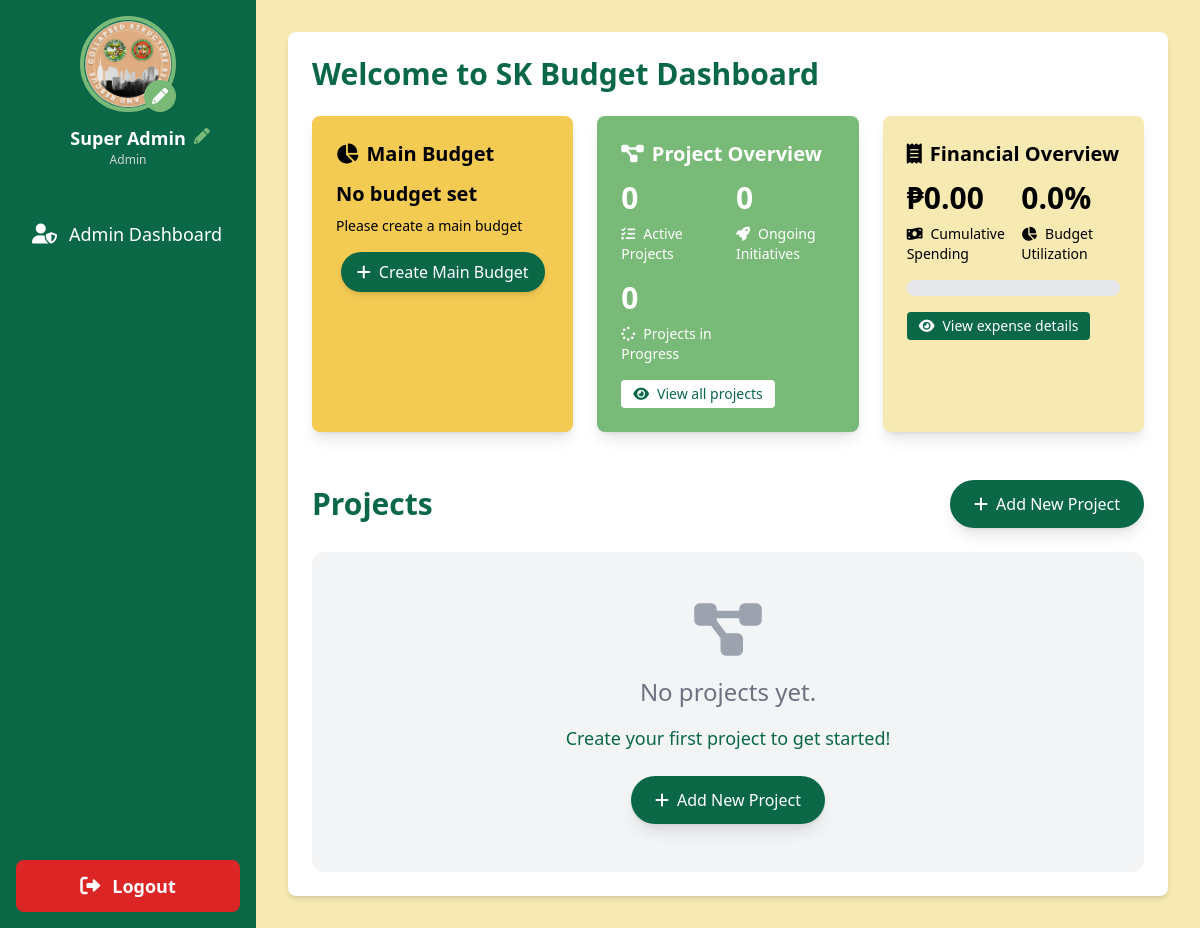
Page /dashboard/ (signed in) on the committed database.
### sk_project/models.py (models this page shows, shortened)
class User(AbstractUser):
    is_chairman = models.BooleanField(default=False)
    profile_picture = models.ImageField(upload_to='profile_pics/', default='profile_pics/default_avatar.png', blank=True)
    address = models.TextField(blank=True, null=True)
    contact_number = models.CharField(max_length=15, blank=True, null=True)
    groups = models.ManyToManyField(
        Group,
        verbose_name=_('groups'),
        blank=True,
        help_text=_(
            'The groups this user belongs to. A user will get all permissions '
            'granted to each of their groups.'
        ),
        related_name='sk_user_set',
        related_query_name='sk_user',
    )
    user_permissions = models.ManyToManyField(
        Permission,
        verbose_name=_('user permissions'),
        blank=True,
        help_text=_('Specific permissions for this user.'),
        related_name='sk_user_set',
        related_query_name='sk_user',
    )

### sk_project/views.py (the view)
# urls.py: path('dashboard/', views.dashboard, name='dashboard'),
@login_required
def dashboard(request):
    main_budget = MainBudget.objects.filter(chairman=request.user).order_by('-year').first()
    if main_budget:
        remaining_budget = main_budget.remaining_budget
        usage_percentage = main_budget.usage_percentage
    else:
        remaining_budget = 0
        usage_percentage = 0
    projects = Project.objects.filter(chairman=request.user).annotate(
        total_expenses=models.Sum('expenses__amount')
    )
    total_expenses = sum(project.total_expenses or 0 for project in projects)
    active_projects_count = projects.count()
    ongoing_initiatives = projects.filter(end_date__gt=timezone.now()).count()
    projects_in_progress = projects.filter(start_date__lte=timezone.now(), end_date__gte=timezone.now()).count()
    cumulative_spending = total_expenses
    budget_utilization = (total_expenses / main_budget.total_budget * 100) if main_budget else 0
    for project in projects:
        project.budget_utilized = (project.total_expenses or 0) >= project.allocated_budget
    context = {
        'main_budget': main_budget,
        'remaining_budget': remaining_budget,
        'usage_percentage': usage_percentage,
        'projects': projects,
        'total_expenses': total_expenses,
        'active_projects_count': active_projects_count,
        'ongoing_initiatives': ongoing_initiatives,
        'projects_in_progress': projects_in_progress,
        'cumulative_spending': cumulative_spending,
        'budget_utilization': budget_utilization,
    }
    return render(request, 'dashboard.html', context)

### templates/dashboard.html (shortened to what this page needs)
{% extends 'base.html' %}
{% load humanize %}
{% block content %}
{% load static %}
    <div class="bg-white rounded-lg shadow-md p-6">
        <h2 class="text-3xl font-bold text-tertiary mb-6">Welcome to SK Budget Dashboard</h2>
        <div class="grid grid-cols-1 md:grid-cols-2 lg:grid-cols-3 gap-6 mb-8">
             {% include "cards_section.html" %}
        </div>
        <div class="mt-12">
            <div class="flex justify-between items-center mb-6">
                <h3 class="text-3xl font-bold text-tertiary">Projects</h3>
                <button onclick="openProjectModal()" class="bg-tertiary text-white px-6 py-3 rounded-full hover:bg-quaternary transition duration-300 transform hover:scale-105 shadow-lg flex items-center">
                    <i class="fas fa-plus mr-2"></i>Add New Project
                </button>
            </div>
            <div class="grid grid-cols-1 md:grid-cols-2 lg:grid-cols-3 gap-8">
                {% for project in projects %}
                    <div class="bg-white rounded-xl shadow-xl overflow-hidden transition-all duration-300 hover:shadow-2xl hover:scale-105 {% if project.budget_utilized %}border-2 border-red-500{% endif %}">
                        <div class="bg-gradient-to-r from-tertiary to-quaternary text-white p-6">
                            <h4 class="text-2xl font-semibold">{{ project.name }}</h4>
                        </div>
                        <div class="p-6">
                            <p class="text-sm text-gray-600 mb-6">{{ project.description|truncatechars:100 }}</p>
                            <div class="grid grid-cols-3 gap-4 text-sm mb-6">
                                <div class="bg-gray-100 p-3 rounded-lg">
                                    <p class="font-semibold text-tertiary mb-1"><i class="fas fa-money-bill-wave mr-2"></i>Budget</p>
                                    <p class="text-lg">₱{{ project.allocated_budget|intcomma }}</p>
                                </div>
                                <div class="bg-gray-100 p-3 rounded-lg">
                                    <p class="font-semibold text-tertiary mb-1"><i class="fas fa-receipt mr-2"></i>Expenses</p>
                                    <p class="text-lg">₱{{ project.total_expenses|intcomma }}</p>
                                </div>
                                <div class="bg-gray-100 p-3 rounded-lg">
                                    <p class="font-semibold text-tertiary mb-1"><i class="fas fa-piggy-bank mr-2"></i>Remaining</p>
                                    <p class="text-lg">₱{{ project.remaining_budget|intcomma }}</p>
                                </div>
                            </div>
                            <div class="flex justify-between text-sm mb-6">
                                <div>
                                    <p class="font-semibold text-tertiary mb-1"><i class="fas fa-calendar-alt mr-2"></i>Start Date</p>
                                    <p>{{ project.start_date }}</p>
                                </div>
                                <div>
                                    <p class="font-semibold text-tertiary mb-1"><i class="fas fa-flag-checkered mr-2"></i>End Date</p>
                                    <p>{{ project.end_date }}</p>
                                </div>
                            </div>
                            {% if project.budget_utilized %}
                                <div class="mt-4 bg-red-100 border-l-4 border-red-500 text-red-700 p-4 rounded" role="alert">
                                    <p class="font-bold">Budget Fully Utilized!</p>
                                    <p>This project has used up its allocated budget. Consider increasing the budget or reviewing expenses.</p>
                                </div>
                            {% endif %}
                            <div class="grid grid-cols-2 gap-4">
                                <a href="{% url 'add_expense' project.id %}" class="bg-tertiary text-white px-4 py-2 rounded-lg hover:bg-quaternary transition duration-300 flex items-center justify-center text-sm font-medium">
                                    <i class="fas fa-plus-circle mr-2"></i>Add Expense
                                </a>
                                <a href="{% url 'project_detail' project.id %}" class="bg-tertiary text-white px-4 py-2 rounded-lg hover:bg-quaternary transition duration-300 flex items-center justify-center text-sm font-medium">
                                    <i class="fas fa-eye mr-2"></i>View Details
                                </a>
                                <a href="{% url 'edit_project' project.id %}" class="bg-tertiary text-white px-4 py-2 rounded-lg hover:bg-quaternary transition duration-300 flex items-center justify-center text-sm font-medium">
                                    <i class="fas fa-edit mr-2"></i>Edit Project
                                </a>
                                <button onclick="confirmDelete({{ project.id }})" class="bg-red-500 text-white px-4 py-2 rounded-lg hover:bg-red-600 transition duration-300 flex items-center justify-center text-sm font-medium">
                                    <i class="fas fa-trash-alt mr-2"></i>Delete Project
                                </button>
                            </div>
                        </div>
                    </div>
                {% empty %}
                    <div class="col-span-3 text-center py-12 bg-gray-100 rounded-xl">
                        <i class="fas fa-project-diagram text-6xl text-gray-400 mb-4"></i>
                        <p class="text-2xl text-gray-500 mb-4">No projects yet.</p>
                        <p class="text-lg text-tertiary">Create your first project to get started!</p>
                        <button onclick="openProjectModal()" class="mt-6 bg-tertiary text-white px-6 py-3 rounded-full hover:bg-quaternary transition duration-300 transform hover:scale-105 shadow-lg inline-flex items-center">
                            <i class="fas fa-plus mr-2"></i>Add New Project
                        </button>
                    </div>
                {% endfor %}
            </div>
        </div>
    </div>
{% endblock %}

### templates/base.html (shortened to what this page needs)
<!DOCTYPE html>
<html lang="en">
    {% load static %}
    <head>
        <script src="https://cdn.tailwindcss.com"></script>
        <link href="https://cdnjs.cloudflare.com/ajax/libs/font-awesome/6.0.0-beta3/css/all.min.css" rel="stylesheet">
    </head>
    <body class="bg-secondary">
        <div class="flex h-screen">
            <aside class="w-64 bg-tertiary text-white flex flex-col">
                <div class="p-4 flex flex-col items-center">
                    <a href="{% url 'edit_profile' %}" class="mb-3 relative">
                        {% if user.profile_picture %}
                            <img src="{{ user.profile_picture.url }}" alt="Profile Picture" class="w-24 h-24 rounded-full border-4 border-quaternary hover:border-primary transition-colors duration-200">
                        {% else %}
                            <img src="{% static 'img/drr.png' %}" alt="Default Profile Picture" class="w-24 h-24 rounded-full border-4 border-quaternary hover:border-primary transition-colors duration-200">
                        {% endif %}
                        <i class="fas fa-pencil-alt absolute bottom-0 right-0 bg-quaternary text-white p-2 rounded-full"></i>
                    </a>
                    <div class="text-center relative">
                        <h2 class="text-lg font-semibold">{{ user.get_full_name|title }}</h2>
                        <p class="text-xs text-gray-300">{{ user.address|truncatechars:20|capfirst }}</p>
                        <a href="{% url 'edit_profile' %}" class="absolute -right-6 top-0">
                            <i class="fas fa-pencil-alt text-quaternary hover:text-primary transition-colors duration-200"></i>
                        </a>
                    </div>
                </div>
                <nav class="mt-6 flex-grow">
                    {% if user.is_superuser %}
                        <a href="{% url 'admin_dashboard' %}" class="block py-3 px-6 hover:bg-quaternary transition-colors duration-200  rounded-lg mb-2 mx-2 flex items-center">
                            <i class="fas fa-user-shield mr-3 text-xl"></i> <span class="text-lg">Admin Dashboard</span>
                        </a>
                    {% endif %}
                </nav>
                <div class="p-4 mt-auto">
                    <a href="{% url 'logout' %}" class="block py-3 px-6 bg-red-600 text-white rounded-lg hover:bg-red-700 transition-colors duration-200 text-center flex items-center justify-center">
                        <i class="fas fa-sign-out-alt mr-3 text-xl"></i> <span class="text-lg font-semibold">Logout</span>
                    </a>
                </div>
            </aside>
            <main class="flex-1 p-8 overflow-y-auto">
                {% block content %}
                {% endblock %}
            </main>
        </div>
    </body>
</html>

### rows in the picture
User: profile_picture (picture), get_full_name "Super Admin", address "Admin"

### other values in the picture
{{ active_projects_count|intcomma }} "0"
{{ ongoing_initiatives|intcomma }} "0"
{{ projects_in_progress|intcomma }} "0"
{{ cumulative_spending|floatformat:2|intcomma }} "0.00"
{{ budget_utilization|floatformat:1 }} "0.0"
